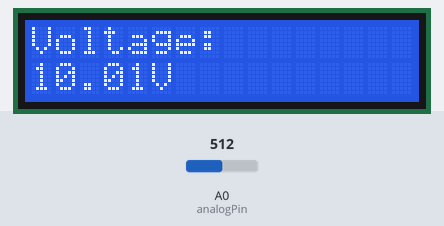
This sketch was run on a simulated Arduino Uno, built with avr-gcc and run on an emulated ATmega328P. Shown: 16×2 character LCD. The test bench sets the inputs (shaded band); at power-on: A0 (analogPin) = 512. What the sketch prints to the serial monitor is not drawn.

Above: at 2.1 s.
2.2 s: A0 (analogPin) set to 496
At 5.4 s:
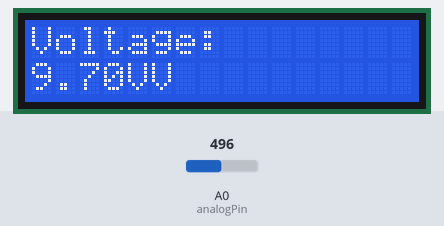
6.0 s: A0 (analogPin) set to 511
At 8.7 s:
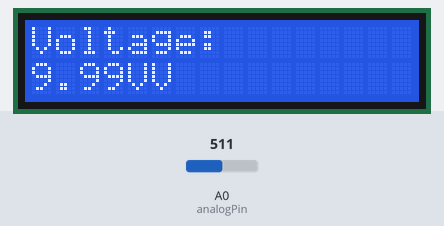
9.0 s: A0 (analogPin) set to 306
At 11.4 s:
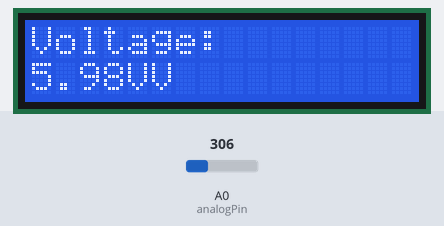
Timing chart, 0 to 12.9 s (numbered marks = the images above; inputs shaded):
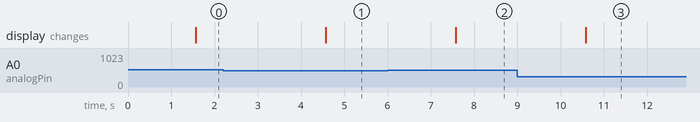

The sketch:

VoltageDivider.ino
```cpp
#include <LiquidCrystal.h>
LiquidCrystal lcd(12, 11, 5, 4, 3, 2);
const int analogPin = A0;
const float R1 = 30000.0; // 30k
const float R2 = 10000.0; // 10k
const float Vref = 5.0;   // Arduino reference voltage

void setup() {
  Serial.begin(9600);
  lcd.begin(16,2);
  lcd.print("Voltage: ");
}

void loop() {
  int raw = analogRead(analogPin);
  float vout = (raw * Vref) / 1023.0;
  float vin = vout * (R1 + R2) / R2;

  Serial.print("Battery Voltage: ");
  Serial.println(vin);
  delay(1500);
  lcd.setCursor(0,1);
  lcd.print(vin);
  lcd.print("V");

}
```

Measured:
- the behaviour switches between 512 and 511 on A0 (analogPin) (found by bisection; images 0 and 1)
- after the input at 2.2 s, the display: changes after 2.4 s (image 1)
- after the input at 6.0 s, the display: changes after 1.6 s (image 2)
- after the input at 9.0 s, the display: changes after 1.6 s (image 3)
